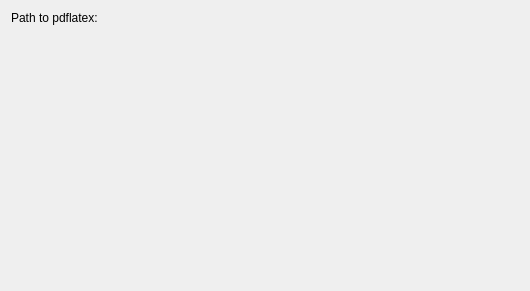
<?xml version="1.0" encoding="UTF-8"?>
<ui version="4.0">
 <class>Form</class>
 <widget class="QWidget" name="Form">
  <property name="geometry">
   <rect>
    <x>0</x>
    <y>0</y>
    <width>530</width>
    <height>291</height>
   </rect>
  </property>
  <property name="windowTitle">
   <string>Form</string>
  </property>
  <layout class="QGridLayout" name="gridLayout">
   <item row="0" column="0">
    <widget class="QLabel" name="label">
     <property name="text">
      <string>Path to pdflatex:</string>
     </property>
    </widget>
   </item>
   <item row="1" column="0">
    <widget class="KLFPathChooser" name="INPUT_pdflatex">
     <property name="path">
      <string>pdflatex</string>
     </property>
    </widget>
   </item>
   <item row="2" column="0">
    <spacer name="verticalSpacer">
     <property name="orientation">
      <enum>Qt::Vertical</enum>
     </property>
     <property name="sizeHint" stdset="0">
      <size>
       <width>20</width>
       <height>182</height>
      </size>
     </property>
    </spacer>
   </item>
  </layout>
 </widget>
 <customwidgets>
  <customwidget>
   <class>KLFPathChooser</class>
   <extends>QFrame</extends>
   <header>klfpathchooser.h</header>
  </customwidget>
 </customwidgets>
 <resources/>
 <connections/>
</ui>
